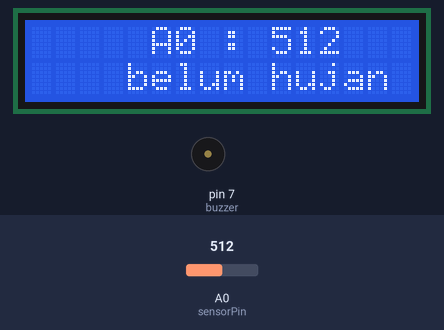
The sketch below on a simulated Arduino Uno, built with avr-gcc and run on an emulated ATmega328P. Parts: 16×2 character LCD, buzzer (waves = sounding, pin HIGH). Inputs (shaded band) come from the test bench; at power-on: A0 (sensorPin) = 512. What the sketch prints to the serial monitor is not drawn.

Above: at 1.6 s.
1.7 s: A0 (sensorPin) set to 488
At 5.9 s:
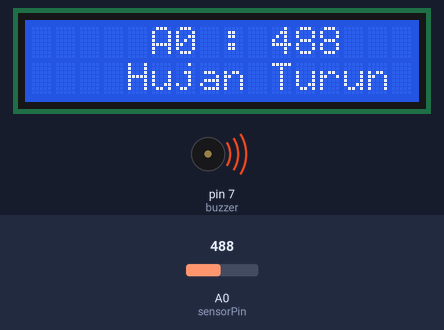
11.0 s: A0 (sensorPin) set to 510
At 20.2 s:
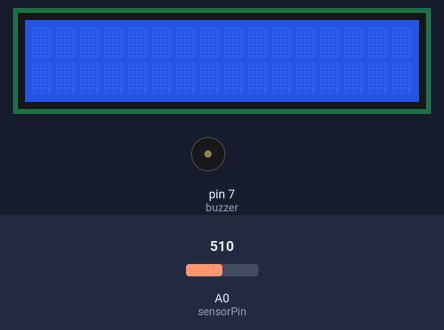
20.3 s: A0 (sensorPin) set to 490
At 30.7 s:
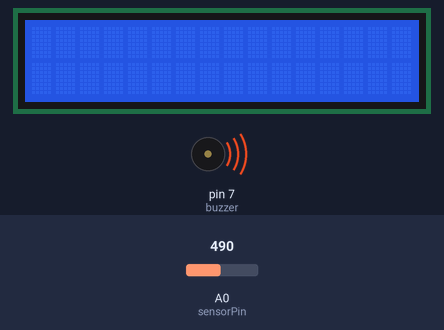
Timing chart, 0 to 32.2 s (numbered marks = the images above; inputs shaded):
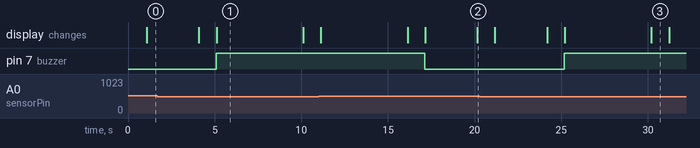

Measured:
- the behaviour switches between 501 and 500 on A0 (sensorPin) (found by bisection; images 0 and 1)
- after the input at 1.7 s, pin 7 (buzzer): LOW → HIGH after 3.4 s; the display: first differs from a run without the input after 3.4 s (image 1)
- after the input at 11.0 s, pin 7 (buzzer): HIGH → LOW after 6.1 s; the display: first differs from a run without the input after 6.2 s (image 2 shows a later state)
- after the input at 20.3 s, pin 7 (buzzer): LOW → HIGH after 4.9 s; the display: first differs from a run without the input after 4.9 s (image 3 shows a later state)
- what the display in image 1 shows lasts 5.0 s, from 5.1 s to 10.1 s

The sketch:

sensor_hujan.ino
```cpp
#include <LiquidCrystal_I2C.h>
#include <Wire.h>
LiquidCrystal_I2C lcd = LiquidCrystal_I2C(0x27, 16, 2);


//Alarm Pendeteksi hujan
const int sensorPin = A0;    //inisialisasi pin button
const int buzzer = 7;      //inisialisasi pin buzzer


void setup(){
Serial.begin (9600);
lcd.init();
lcd.backlight();
lcd.clear();
pinMode(buzzer, OUTPUT);
pinMode(sensorPin, INPUT);
}

void loop() {
int nilaiSensor = analogRead(sensorPin);
Serial.print ("A0 : ");
Serial.println (nilaiSensor);
delay (1000);

if (nilaiSensor <= 500){
  Serial.println(". Hujan Turun");
  digitalWrite (buzzer, HIGH);
  lcd.setCursor(5, 0);
  lcd.print("A0 : ");
  lcd.print(nilaiSensor);
  lcd.setCursor(4, 1);
  lcd.print("Hujan Turun");
  delay(5000);
  lcd.clear();
  }

else {
  Serial.println(". belum hujan");
  digitalWrite (buzzer, LOW);
  lcd.setCursor(5, 0);
  lcd.print("A0 : ");
  lcd.print(nilaiSensor);
  lcd.setCursor(4, 1);
  lcd.print("belum hujan");
  delay(3000);
  lcd.clear();

}
}
```
